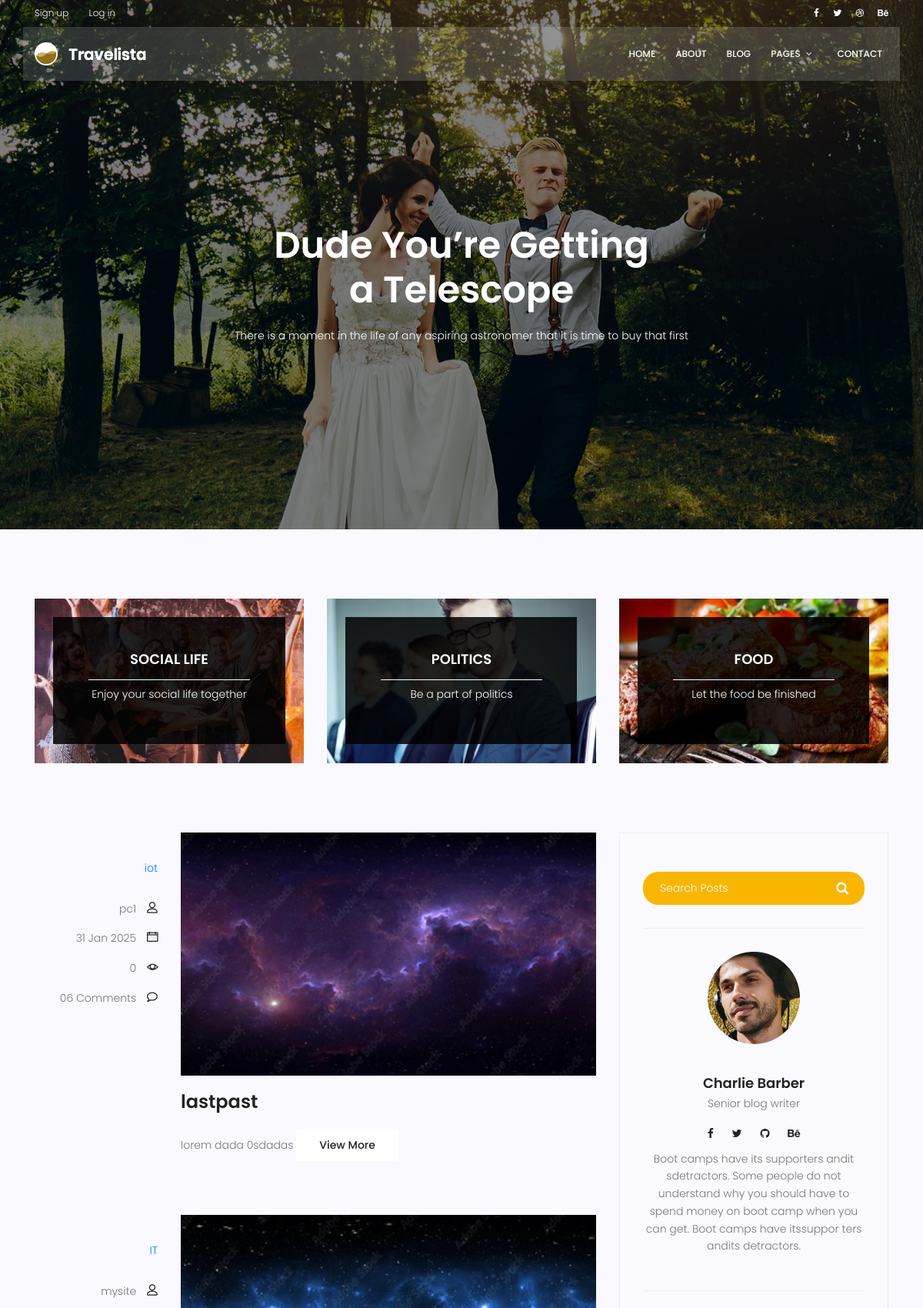
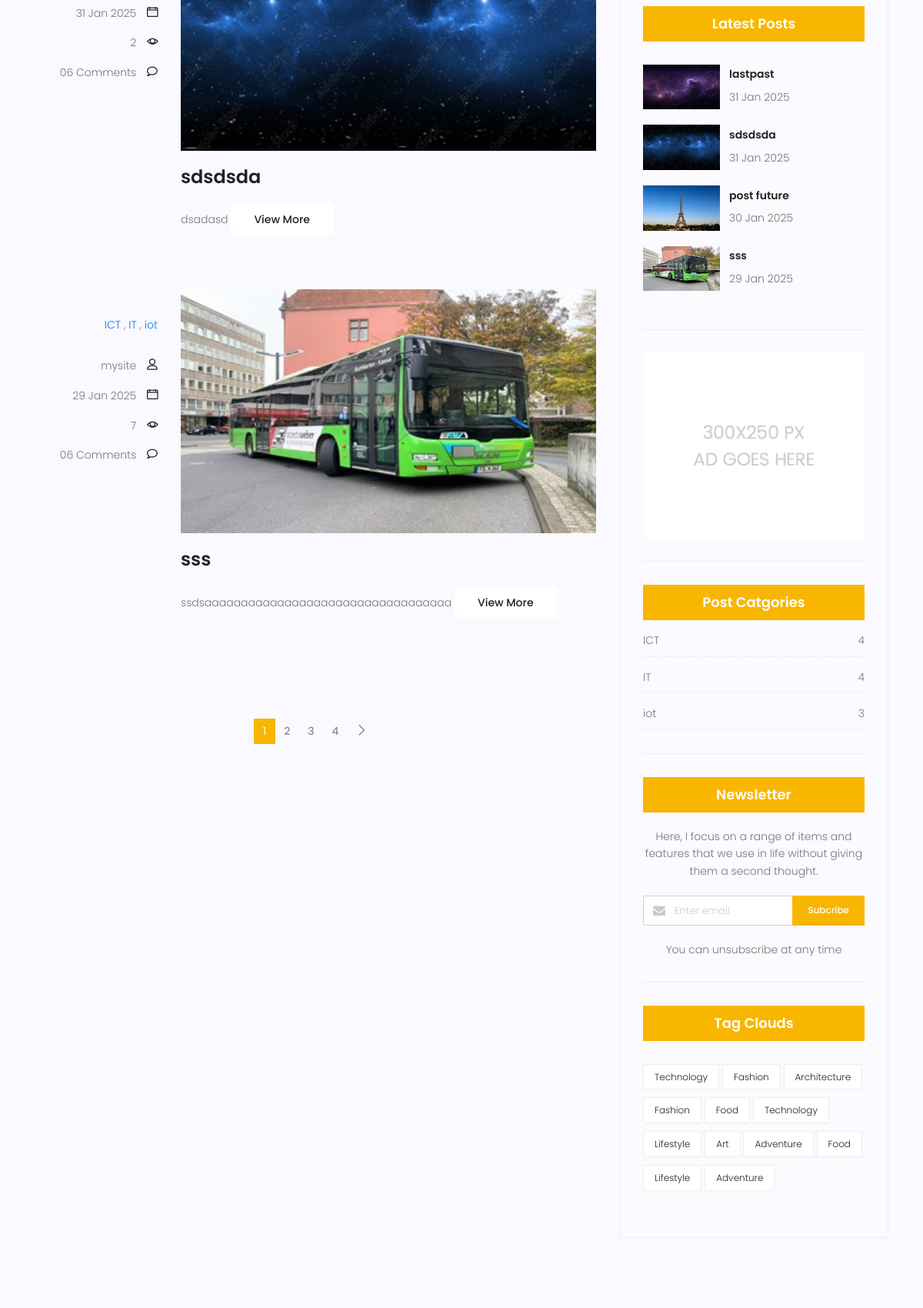
Screenshot of /blog/ (upper part) with the database file from the repository (2 pictures, top to bottom).
### blog/models.py (models this page shows, shortened)
class Category(models.Model):
    name = models.CharField(max_length=255)
    def __str__(self):
        return self.name

class Post (models.Model):
    author = models.ForeignKey(User, on_delete=models.SET_NULL, null=True)
    image = models.ImageField(upload_to='blog/', default='blog/default.jpg')
    title = models.CharField(max_length=255)
    content = models.TextField()
    category = models.ManyToManyField(Category)
    counted_views = models.IntegerField(default=0)
    status = models.BooleanField(default=False)
    published_date = models.DateTimeField(null=True)
    created_date = models.DateTimeField(auto_now_add=True, null=True)
    updated_date = models.DateTimeField(auto_now=True, null=True)
    class Meta:
        ordering = ['-created_date']
        verbose_name = 'post'
        verbose_name_plural = 'posts'

### blog/views.py (the view)
# urls.py: path('', blog_view, name='blog-home'),
def blog_view(request, cat_name=None, author_username=None):
    posts = Post.objects.filter(status=1, published_date__lte=timezone.now())
    if cat_name:
        posts = posts.filter(category__name=cat_name)
    if author_username:
        posts = posts.filter(author__username=author_username)
    posts = Paginator(posts, 3)
    try:
        page_number = request.GET.get('page')
        posts = posts.get_page(page_number)
    except PageNotAnInteger:
        posts = posts.get_page(1)
    except EmptyPage:
        posts = posts.get_page(1)
    context = {'posts': posts}
    return render(request, 'blog/blog-home.html',context)

### blog/templatetags/blog_tags.py (called while the page is built)
@register.inclusion_tag("blog/blog-latest-posts.html")
def latest_posts(arg=4):
    posts = Post.objects.filter(status=1, published_date__lte=timezone.now()).order_by('-published_date')[:arg]
    return {'posts': posts}

@register.inclusion_tag("blog/blog-categories.html")
def postcategories():
    posts = Post.objects.filter(status=1, published_date__lte=timezone.now())
    categories = Category.objects.all()
    cat_dict={}
    for cat in categories:
        cat_dict[cat]=posts.filter(category=cat).count()
    return {'categories':cat_dict}

### templates/blog/blog-home.html (shortened to what this page needs)
{% extends 'base.html' %}
{% load static %}
{% load blog_tags %}
{% block content %}
			<section class="banner-area relative blog-home-banner" id="home">
				<div class="overlay overlay-bg"></div>
				<div class="container">
					<div class="row d-flex align-items-center justify-content-center">
						<div class="about-content blog-header-content col-lg-12">
							<h1 class="text-white">
								Dude You’re Getting
								a Telescope
							</h1>
							<p class="text-white">
								There is a moment in the life of any aspiring astronomer that it is time to buy that first
							</p>
						</div>
					</div>
				</div>
			</section>
			<section class="top-category-widget-area pt-90 pb-90 ">
				<div class="container">
					<div class="row">
						<div class="col-lg-4">
							<div class="single-cat-widget">
								<div class="content relative">
									<div class="overlay overlay-bg"></div>
								    <a href="#" target="_blank">
								      <div class="thumb">
								  		 <img class="content-image img-fluid d-block mx-auto" src="{% static 'img/blog/cat-widget1.jpg' %}" alt="">
								  	  </div>
								      <div class="content-details">
								        <h4 class="content-title mx-auto text-uppercase">Social life</h4>
								        <span></span>
								        <p>Enjoy your social life together</p>
								      </div>
								    </a>
								</div>
							</div>
						</div>
						<div class="col-lg-4">
							<div class="single-cat-widget">
								<div class="content relative">
									<div class="overlay overlay-bg"></div>
								    <a href="#" target="_blank">
								      <div class="thumb">
								  		 <img class="content-image img-fluid d-block mx-auto" src="{% static 'img/blog/cat-widget2.jpg' %}" alt="">
								  	  </div>
								      <div class="content-details">
								        <h4 class="content-title mx-auto text-uppercase">Politics</h4>
								        <span></span>
								        <p>Be a part of politics</p>
								      </div>
								    </a>
								</div>
							</div>
						</div>
						<div class="col-lg-4">
							<div class="single-cat-widget">
								<div class="content relative">
									<div class="overlay overlay-bg"></div>
								    <a href="#" target="_blank">
								      <div class="thumb">
								  		 <img class="content-image img-fluid d-block mx-auto" src="{% static 'img/blog/cat-widget3.jpg' %}" alt="">
								  	  </div>
								      <div class="content-details">
								        <h4 class="content-title mx-auto text-uppercase">Food</h4>
								        <span></span>
								        <p>Let the food be finished</p>
								      </div>
								    </a>
								</div>
							</div>
						</div>
					</div>
				</div>
			</section>
			<section class="post-content-area">
				<div class="container">
					<div class="row">
						<div class="col-lg-8 posts-list">
                            {% for p in posts %}
							<div class="single-post row">
								<div class="col-lg-3  col-md-3 meta-details">
									<ul class="tags">
                                    {% for cat in p.category.all %}
										    <a href="{% url 'blog:category' cat_name=cat.name %}">{{ cat.name }}</a> {% if not forloop.last %},{% endif %}
                                    {% endfor %}
									</ul>
									<div class="user-details row">
										<p class="user-name col-lg-12 col-md-12 col-6"><a href="{% url 'blog:author' author_username=p.author.username %}">{{ p.author }}</a> <span class="lnr lnr-user"></span></p>
										<p class="date col-lg-12 col-md-12 col-6"><a href="#">{{p.published_date|date:"d M Y"}}</a> <span class="lnr lnr-calendar-full"></span></p>
										<p class="view col-lg-12 col-md-12 col-6"><a href="#">{{ p.counted_views }}</a> <span class="lnr lnr-eye"></span></p>
										<p class="comments col-lg-12 col-md-12 col-6"><a href="#">06 Comments</a> <span class="lnr lnr-bubble"></span></p>
									</div>
								</div>
								<div class="col-lg-9 col-md-9 ">
									<div class="feature-img">
										<img class="img-fluid" src="{{ p.image.url }}" alt="">
									</div>
									<a class="posts-title" href="{% url 'blog:blog-single' pid=p.id %}"><h3>{{ p.title }}</h3></a>
									<p class="excert">
										{{ p.content|truncatewords:20 }}
									<a href="{% url 'blog:blog-single' pid=p.id %}" class="primary-btn">View More</a>
								</div>
							</div>
                            {% endfor %}
		                    <nav class="blog-pagination justify-content-center d-flex">
		                        <ul class="pagination">
                                    {% for post in posts.paginator.page_range %}
                                        {% if posts.number == post %}
		                                    <li class="page-item active"><a href="?page={{ post }}" class="page-link">{{ post }}</a></li>
                                        {% else %}
                                            <li class="page-item"><a href="?page={{ post }}" class="page-link">{{ post }}</a></li>
                                        {% endif %}
                                    {% endfor %}
		                            <li class="page-item">
                                        {% if posts.has_next %}
		                                <a href="?page={{ posts.next_page_number }}" class="page-link" aria-label="Next">
		                                    <span aria-hidden="true">
		                                        <span class="lnr lnr-chevron-right"></span>
		                                    </span>
		                                </a>
                                        {% endif %}
		                            </li>
		                        </ul>
		                    </nav>
						</div>
						<div class="col-lg-4 sidebar-widgets">
							<div class="widget-wrap">
								<div class="single-sidebar-widget search-widget">
									<form class="search-form" action="{% url 'blog:search' %}" method="get">
			                            <input placeholder="Search Posts" name="q" type="text" onfocus="this.placeholder = ''" onblur="this.placeholder = 'Search Posts'" >
			                            <button type="submit"><i class="fa fa-search"></i></button>
			                        </form>
								</div>
                                {% include "blog/blog-writer.html" %}
                                {% latest_posts %}
                                {% include "blog/blog-ads.html" %}
                                {% postcategories %}
								<div class="single-sidebar-widget newsletter-widget">
									<h4 class="newsletter-title">Newsletter</h4>
									<p>
										Here, I focus on a range of items and features that we use in life without
										giving them a second thought.
									</p>
									<div class="form-group d-flex flex-row">
									   <div class="col-autos">
									      <div class="input-group">
									        <div class="input-group-prepend">
									          <div class="input-group-text"><i class="fa fa-envelope" aria-hidden="true"></i>
											</div>
									        </div>
									        <input type="text" class="form-control" id="inlineFormInputGroup" placeholder="Enter email" onfocus="this.placeholder = ''" onblur="this.placeholder = 'Enter email'" >
									      </div>
									    </div>
									    <a href="#" class="bbtns">Subcribe</a>
									</div>
									<p class="text-bottom">
										You can unsubscribe at any time
									</p>
								</div>
								<div class="single-sidebar-widget tag-cloud-widget">
									<h4 class="tagcloud-title">Tag Clouds</h4>
									<ul>
										<li><a href="#">Technology</a></li>
										<li><a href="#">Fashion</a></li>
										<li><a href="#">Architecture</a></li>
										<li><a href="#">Fashion</a></li>
										<li><a href="#">Food</a></li>
										<li><a href="#">Technology</a></li>
										<li><a href="#">Lifestyle</a></li>
										<li><a href="#">Art</a></li>
										<li><a href="#">Adventure</a></li>
										<li><a href="#">Food</a></li>
										<li><a href="#">Lifestyle</a></li>
										<li><a href="#">Adventure</a></li>
									</ul>
								</div>
							</div>
						</div>
					</div>
				</div>
			</section>
{% endblock %}

### templates/blog/blog-latest-posts.html
{% load static %}
<div class="single-sidebar-widget popular-post-widget">
    <h4 class="popular-title">Latest Posts</h4>
    <div class="popular-post-list">
        {% for post in posts %}
        <div class="single-post-list d-flex flex-row align-items-center">
            <div class="thumb">
                <img class="img-fluid" src="{{ post.image.url }}" alt="">
            </div>
            <div class="details">
                <a href="{% url "blog:blog-single" pid=post.id %}"><h6>{{ post.title }}</h6></a>
                <p>{{ post.published_date|date:"d M Y" }}</p>
            </div>
        </div>
        {% endfor %}
    </div>
</div>

### templates/blog/blog-categories.html
{% load static %}
<div class="single-sidebar-widget post-category-widget">
    <h4 class="category-title">Post Catgories</h4>
    <ul class="cat-list">
        {% for cat,count in categories.items %}
        <li>
            <a href="{% url 'blog:category' cat_name=cat %}" class="d-flex justify-content-between">
                <p>{{ cat }}</p>
                <p>{{ count }}</p>
            </a>
        </li>
        {% endfor %}
    </ul>
</div>

### rows the page displays
Post: author "pc1", published_date "31 Jan 2025", counted_views "0", image (picture), title "lastpast", content "lorem dada 0sdadas"
Category: name "iot", count "3"
Post: author "mysite", published_date "31 Jan 2025", counted_views "2", image (picture), title "sdsdsda", content "dsadasd"
Category: name "IT", count "4"
Post: author "mysite", published_date "29 Jan 2025", counted_views "7", image (picture), title "sss", content "ssdsaaaaaaaaaaaaaaaaaaaaaaaaaaaaaaaaaa"
Category: name "ICT", count "4"
Post: image (placeholder picture), title "post future", published_date "30 Jan 2025"

### other values shown
{{ post }} "1"
{{ post }} "2" "3" "4"
